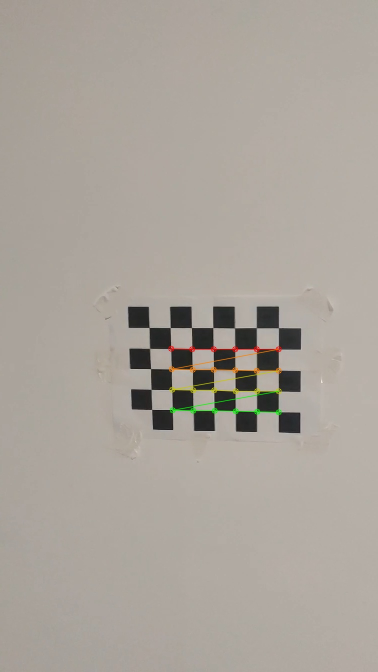
#> input picture conimg2.jpg, 756 x 1344 px, given in place of frame0.jpg, which was not available (shown at 1/2 size)
$ python openCV.py
#> lines starting #> are read from the running program, lines starting #| are printed output that depends on the picture; after the words box and inside, x2 and y2 are one past the last pixel; in counts of white or black regions, pixels touching at a corner belong together; pictures that were not available may be replaced by others from this repository, and a replacement may not be noted
import cv2
import numpy as np

#lire une video
class openCV:

    def LireVideo(self):
        cap = cv2.VideoCapture(0)
        cap.set(3, 640)
        cap.set(4, 480)
        cap.set(10, 200)

        while True:
            success, img = cap.read()
            # gray=cv2.cvtColor(img,cv2.COLOR_BGR2GRAY)
            imgCanny = cv2.Canny(img, 100, 100)
            cv2.imshow('Video', imgCanny)
            if cv2.waitKey(1) & 0xFF == ord('q'):
                print('fin')
                break

    def DrawImage(self,filename):
        img=cv2.imread(filename)
        cv2.line(img,(0,0),(img.shape[1],img.shape[0]),color=(0,255,0),thickness=3)
        resised=cv2.resize(img,(600,600))
        cv2.imshow('image',resised)
        cv2.waitKey(0)

    def poitdetection(self):
        img = cv2.imread('videoFrame/frame0.jpg')
#> img is the input picture: shape (1344, 756, 3); mean B, G, R 155, 163.2, 170
        gray = cv2.cvtColor(img, cv2.COLOR_BGR2GRAY)

        dst=cv2.cornerHarris(gray,2,3,0.04)
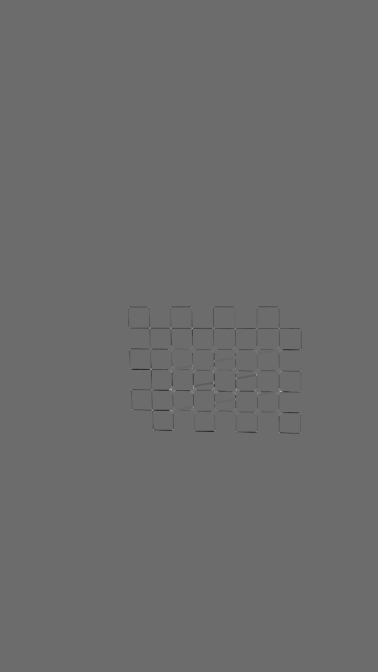
#> dst: shape (1344, 756) float32 (shown at 1/2 size); min -0.00518, max 0.00698, mean -7.58e-06; drawn with min black and max white
        dst=cv2.dilate(dst,None)
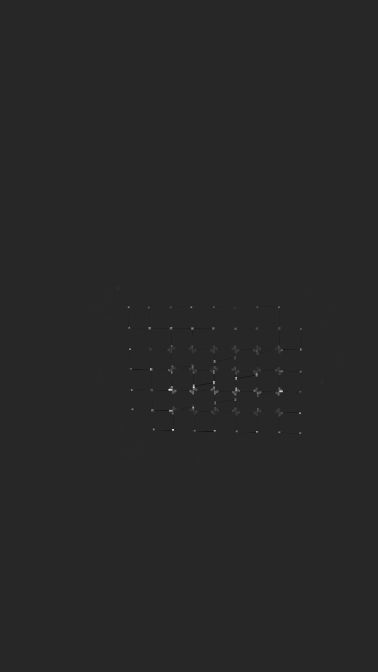
#> dst: shape (1344, 756) float32 (shown at 1/2 size); min -0.0013, max 0.00698, mean 4.02e-06; drawn with min black and max white
        img[dst>0.3*dst.max()]=[0,0,255]
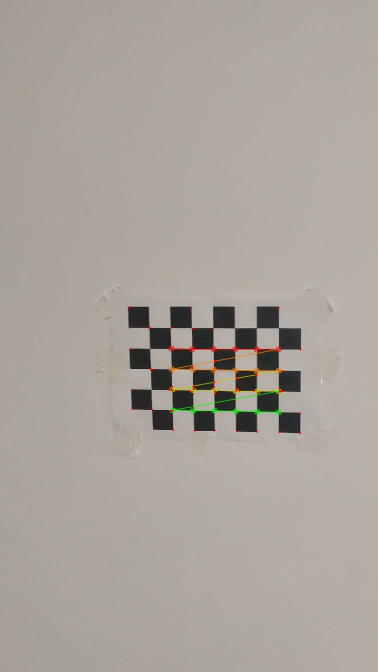
#> img: shape (1344, 756, 3) (shown at 1/2 size); 0.06% of pixels changed, all inside (x1, y1, x2, y2) = (256, 613, 603, 868)

        resized = cv2.resize(img, (500, 500))
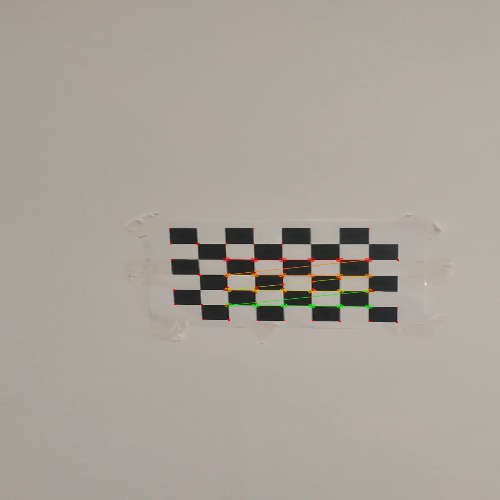
#> resized: shape (500, 500, 3); mean B, G, R 154.9, 163.1, 170.1
        cv2.imshow('image', resized)
        cv2.waitKey(0)

image=openCV()
image.poitdetection()

$ run again, on conimg3.jpg
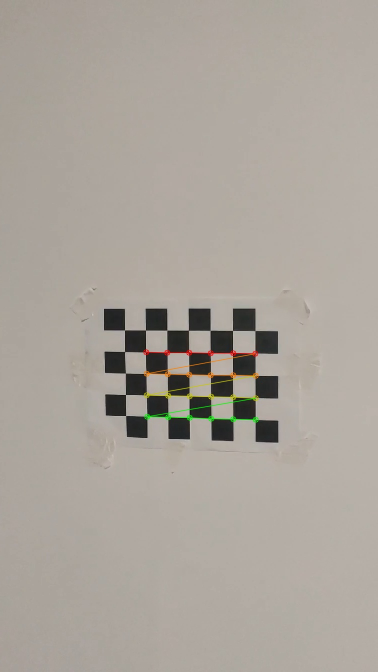
#> input picture conimg3.jpg, 756 x 1344 px, given in place of frame0.jpg, which was not available (shown at 1/2 size)
#> in poitdetection, img is the input picture: shape (1344, 756, 3); mean B, G, R 155.2, 163.6, 170.4
#> in poitdetection, `dst=cv2.dilate(dst,None)`:
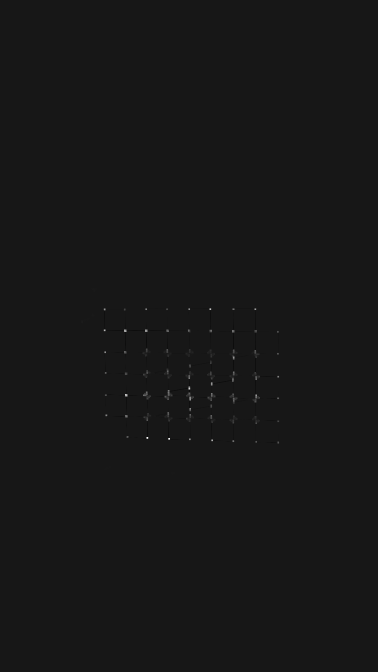
#> dst: shape (1344, 756) float32 (shown at 1/2 size); min -0.00126, max 0.0122, mean 6.41e-06; drawn with min black and max white
#> img: shape (1344, 756, 3); 0.06% of pixels changed, all inside (x1, y1, x2, y2) = (208, 617, 558, 884)
#> in poitdetection, `resized = cv2.resize(img, (500, 500))`:
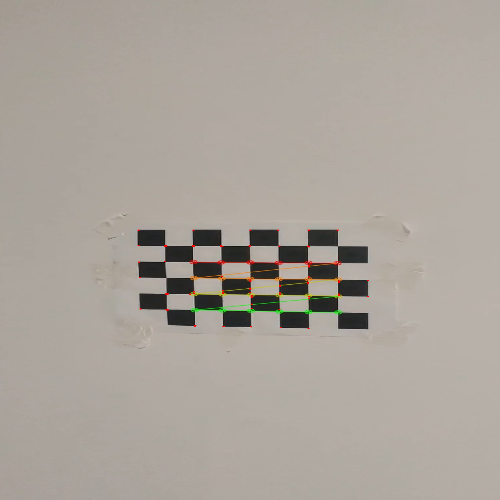
#> resized: shape (500, 500, 3); mean B, G, R 155.2, 163.5, 170.4

$ run again, on conimg4.jpg
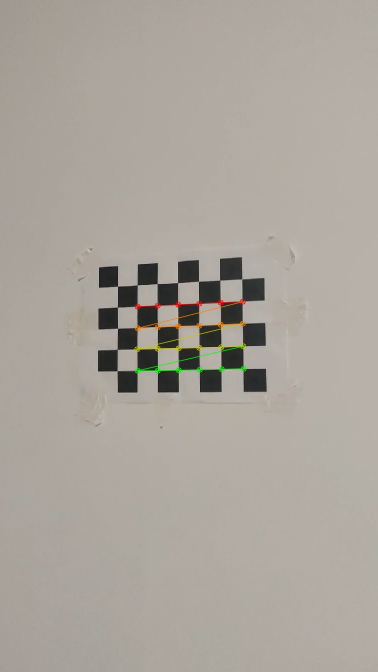
#> input picture conimg4.jpg, 756 x 1344 px, given in place of frame0.jpg, which was not available (shown at 1/2 size)
#> in poitdetection, img is the input picture: shape (1344, 756, 3); mean B, G, R 155.7, 164.2, 170.2
#> in poitdetection, `dst=cv2.dilate(dst,None)`:
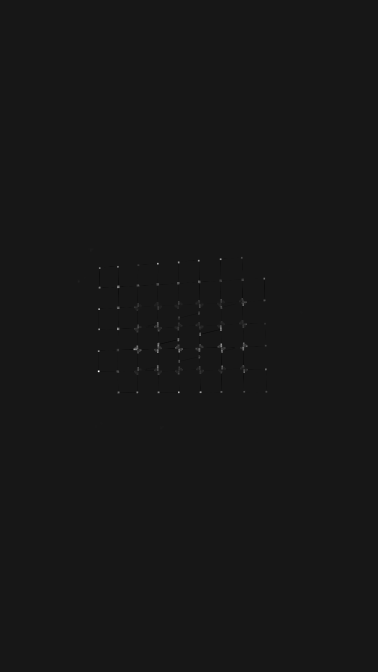
#> dst: shape (1344, 756) float32 (shown at 1/2 size); min -0.00107, max 0.0104, mean 5.2e-06; drawn with min black and max white
#> img: shape (1344, 756, 3); 0.05% of pixels changed, all inside (x1, y1, x2, y2) = (196, 517, 533, 786)
#> in poitdetection, `resized = cv2.resize(img, (500, 500))`:
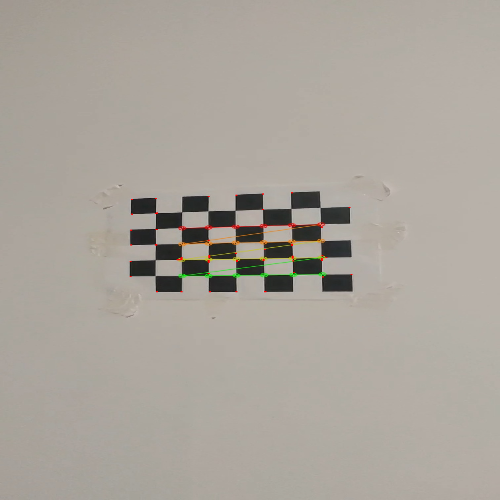
#> resized: shape (500, 500, 3); mean B, G, R 155.6, 164, 170.2
